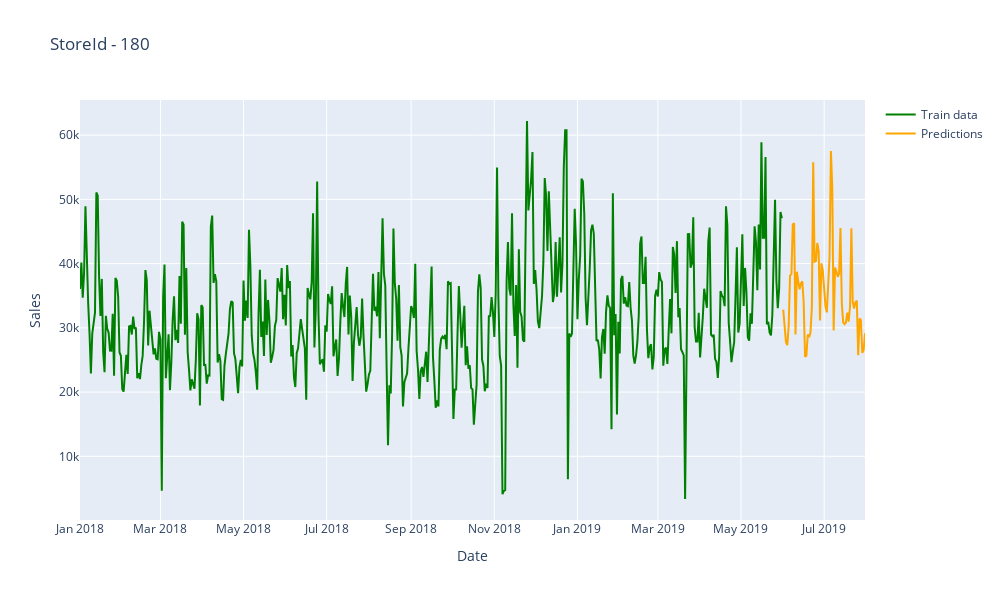

Here is the notebook cell this chart was saved with:
### Code cell
# Get data for each stores separetaly
var = 180
train_sub = tn[tn['Store_id']==var]
test_sub = tt[tt['Store_id']==var]
# visualize predictions
fig = go.Figure()
fig.add_trace(go.Scatter(
                    x = train_sub.Date,
                    y = train_sub.Sales,
                    mode = 'lines',
                    name = 'Train data',
                    marker_color='green'))
fig.add_trace(go.Scatter(
                    x = test_sub.Date,
                    y = test_sub.Label,
                    mode = 'lines',
                    name = 'Predictions',
                    marker_color='orange'))
fig.update_layout(width=1000,height=600,
                 title={'text':'StoreId - '+str(var)})
fig.update_xaxes(title_text='Date')
fig.update_yaxes(title_text='Sales')
fig.show()

### Figure 1 — Plotly figure (JSON) as saved in the notebook; plotly's stock layout.template omitted (floating-point values rounded to 4 significant figures; data arrays with more than 128 entries replaced by an {"elided": "..."} marker saying what was removed)
{"data": [{"marker": {"color": "green"}, "mode": "lines", "name": "Train data", "type": "scatter", "x": {"elided": "516 str values"}, "y": {"elided": "516 float values"}}, {"marker": {"color": "orange"}, "mode": "lines", "name": "Predictions", "type": "scatter", "x": ["2019-06-01", "2019-06-02", "2019-06-03", "2019-06-04", "2019-06-05", "2019-06-06", "2019-06-07", "2019-06-08", "2019-06-09", "2019-06-10", "2019-06-11", "2019-06-12", "2019-06-13", "2019-06-14", "2019-06-15", "2019-06-16", "2019-06-17", "2019-06-18", "2019-06-19", "2019-06-20", "2019-06-21", "2019-06-22", "2019-06-23", "2019-06-24", "2019-06-25", "2019-06-26", "2019-06-27", "2019-06-28", "2019-06-29", "2019-06-30", "2019-07-01", "2019-07-02", "2019-07-03", "2019-07-04", "2019-07-05", "2019-07-06", "2019-07-07", "2019-07-08", "2019-07-09", "2019-07-10", "2019-07-11", "2019-07-12", "2019-07-13", "2019-07-14", "2019-07-15", "2019-07-16", "2019-07-17", "2019-07-18", "2019-07-19", "2019-07-20", "2019-07-21", "2019-07-22", "2019-07-23", "2019-07-24", "2019-07-25", "2019-07-26", "2019-07-27", "2019-07-28", "2019-07-29", "2019-07-30", "2019-07-31"], "y": [32840.0, 29880.0, 27800.0, 27310.0, 30290.0, 38120.0, 38370.0, 46090.0, 46290.0, 28970.0, 38740.0, 37270.0, 35990.0, 36890.0, 37261, 33990.0, 25510.0, 25650.0, 28950.0, 28530.0, 29280.0, 33170.0, 55760.0, 40300.0, 40420.0, 43200.0, 41970.0, 31140.0, 40040.0, 38970.0, 36230.0, 33360.0, 32410.0, 36020.0, 41080.0, 57530.0, 51700.0, 29580.0, 39400.0, 38810.0, 37950.0, 38440.0, 45550.0, 33710.0, 30840.0, 30570.0, 30810.0, 32380.0, 30960.0, 33276, 45500.0, 34060.0, 33010.0, 34000.0, 34210.0, 25750.0, 31460.0, 31190.0, 26100.0, 26540.0, 29170.0]}], "layout": {"height": 600, "title": {"text": "StoreId - 180"}, "width": 1000, "xaxis": {"title": {"text": "Date"}}, "yaxis": {"title": {"text": "Sales"}}}}
